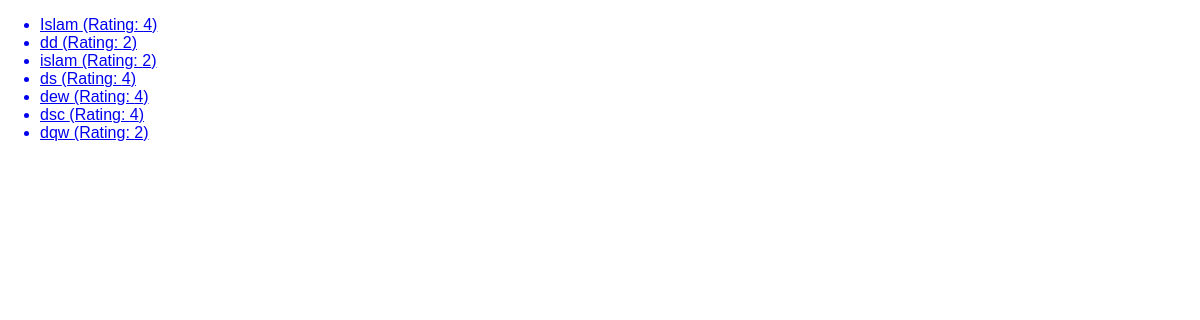
The app's page /reviews, older data.
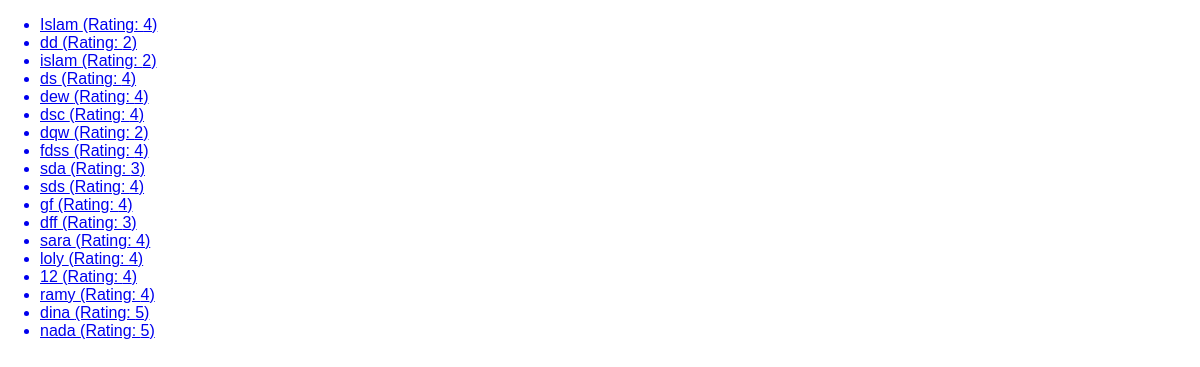
The same page, newer data.
### reviews/models.py (models this page shows)
class Review(models.Model):
    user_name=models.CharField(max_length=100,)
    review_text = models.TextField()
    rating = models.IntegerField( validators=[
            MaxValueValidator(5),
            MinValueValidator(1)
        ])

### reviews/views.py (the view)
# urls.py: path("reviews", views.ReviewsListView.as_view()),
class ReviewsListView(ListView):
    template_name = "reviews/review_list.html"
    model = Review
    context_object_name = "reviews"
    def get_queryset(self):
        base_query= super().get_queryset()
        return base_query

### reviews/templates/reviews/review_list.html (shortened to what this page needs)
{% extends 'base.html' %}
{% load static %}
{% block css_files %}
<link rel="stylesheet" href="{% static 'reviews/styles.css' %}">
{% endblock css_files %}
{% block content %}
<ul>
    {% for review in reviews %}
    <a href="{% url 'reviewdetail' review.id %}">  <li>{{ review.user_name }} (Rating: {{review.rating}})</li> </a>
    {% endfor %}
</ul>
{% endblock content %}

### templates/base.html (shortened to what this page needs)
{% load static %}
<!DOCTYPE html>
<html lang="en">
<head>
    {% block css_files %}{% endblock css_files %}
</head>
<body>
    {% block content %}{% endblock content %}
</body>
</html>

### reviews/static/reviews/styles.css (style rules this page uses)
body { font-family: sans-serif; margin: 0; }

Row changes from the older to the newer data that the page shows:
added Review: user_name "fdss", rating "4"
added Review: user_name "sda", rating "3"
added Review: user_name "sds", rating "4"
added Review: user_name "gf", rating "4"
added Review: user_name "dff", rating "3"
added Review: user_name "sara", rating "4"
added Review: user_name "loly", rating "4"
added Review: user_name "12", rating "4"
added Review: user_name "ramy", rating "4"
added Review: user_name "dina", rating "5"
added Review: user_name "nada", rating "5"
